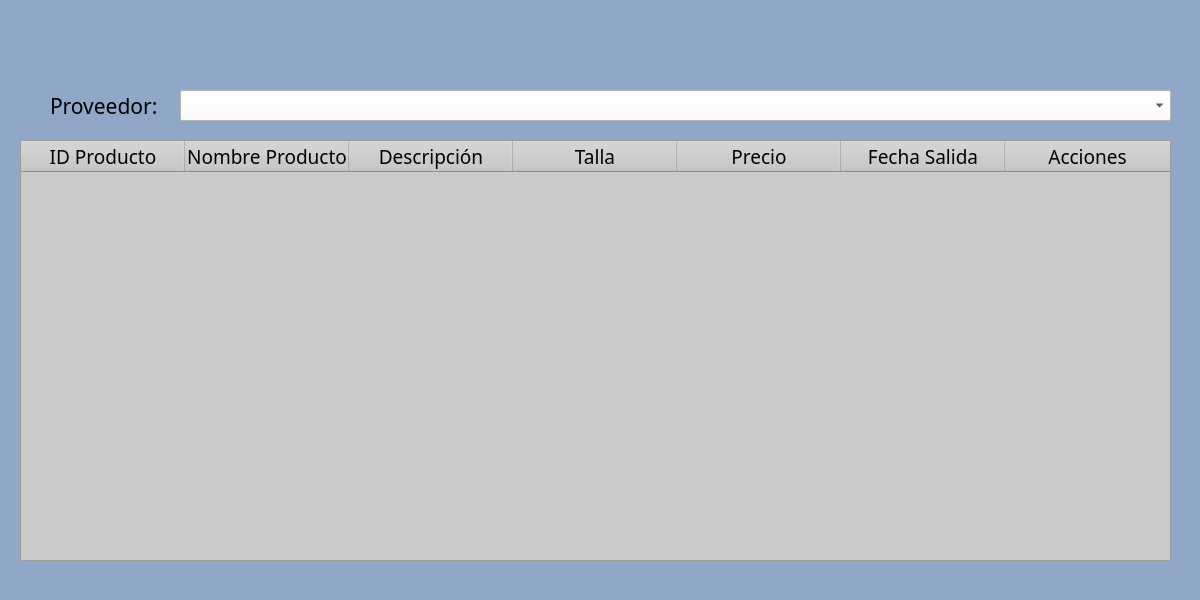
<?xml version="1.0" encoding="UTF-8"?>
<ui version="4.0">
 <class>ConsultarEditarEliminarProductosWindow</class>
 <widget class="QWidget" name="ConsultarEditarEliminarProductosWindow">
  <property name="geometry">
   <rect>
    <x>0</x>
    <y>0</y>
    <width>1200</width>
    <height>600</height>
   </rect>
  </property>
  <property name="windowTitle">
   <string>Consultar/Editar/Eliminar Productos</string>
  </property>
  <widget class="QFrame" name="frame">
   <property name="geometry">
    <rect>
     <x>0</x>
     <y>0</y>
     <width>1200</width>
     <height>600</height>
    </rect>
   </property>
   <property name="font">
    <font>
     <family>Arial Rounded MT Bold</family>
     <pointsize>16</pointsize>
    </font>
   </property>
   <property name="styleSheet">
    <string notr="true">color: rgb(2, 2, 2);
background-color: qlineargradient(spread:pad, x1:0, y1:0, x2:0, y2:1, stop:0 rgba(255, 0, 0, 255), stop:0.339795 rgba(255, 0, 0, 255), stop:0.339799 rgba(255, 255, 255, 255), stop:0.662444 rgba(255, 255, 255, 255), stop:0.662469 rgba(0, 0, 255, 255), stop:1 rgba(0, 0, 255, 255));
background-color: rgb(144, 167, 200);</string>
   </property>
   <widget class="QLabel" name="labelProveedor">
    <property name="geometry">
     <rect>
      <x>50</x>
      <y>90</y>
      <width>111</width>
      <height>31</height>
     </rect>
    </property>
    <property name="font">
     <font>
      <family>Arial Rounded MT Bold</family>
      <pointsize>16</pointsize>
     </font>
    </property>
    <property name="text">
     <string>Proveedor:</string>
    </property>
   </widget>
   <widget class="QComboBox" name="comboBoxProveedor">
    <property name="geometry">
     <rect>
      <x>180</x>
      <y>90</y>
      <width>991</width>
      <height>31</height>
     </rect>
    </property>
    <property name="font">
     <font>
      <family>Arial Rounded MT Bold</family>
      <pointsize>16</pointsize>
     </font>
    </property>
    <property name="styleSheet">
     <string notr="true">background-color: rgb(255, 255, 255);</string>
    </property>
   </widget>
   <widget class="QTableWidget" name="tableWidgetProductos">
    <property name="geometry">
     <rect>
      <x>20</x>
      <y>140</y>
      <width>1151</width>
      <height>421</height>
     </rect>
    </property>
    <property name="font">
     <font>
      <family>Arial Rounded MT Bold</family>
      <pointsize>12</pointsize>
     </font>
    </property>
    <property name="styleSheet">
     <string notr="true">background-color: rgb(202, 202, 202);</string>
    </property>
    <attribute name="horizontalHeaderCascadingSectionResizes">
     <bool>true</bool>
    </attribute>
    <attribute name="horizontalHeaderMinimumSectionSize">
     <number>50</number>
    </attribute>
    <attribute name="horizontalHeaderDefaultSectionSize">
     <number>164</number>
    </attribute>
    <attribute name="horizontalHeaderStretchLastSection">
     <bool>true</bool>
    </attribute>
    <attribute name="verticalHeaderCascadingSectionResizes">
     <bool>false</bool>
    </attribute>
    <attribute name="verticalHeaderMinimumSectionSize">
     <number>60</number>
    </attribute>
    <attribute name="verticalHeaderDefaultSectionSize">
     <number>60</number>
    </attribute>
    <column>
     <property name="text">
      <string>ID Producto</string>
     </property>
     <property name="font">
      <font>
       <family>Arial Rounded MT Bold</family>
       <pointsize>14</pointsize>
      </font>
     </property>
     <property name="background">
      <color>
       <red>255</red>
       <green>255</green>
       <blue>255</blue>
      </color>
     </property>
    </column>
    <column>
     <property name="text">
      <string>Nombre Producto</string>
     </property>
     <property name="font">
      <font>
       <family>Arial Rounded MT Bold</family>
       <pointsize>14</pointsize>
      </font>
     </property>
     <property name="background">
      <color>
       <red>255</red>
       <green>255</green>
       <blue>255</blue>
      </color>
     </property>
    </column>
    <column>
     <property name="text">
      <string>Descripción</string>
     </property>
     <property name="font">
      <font>
       <family>Arial Rounded MT Bold</family>
       <pointsize>14</pointsize>
      </font>
     </property>
     <property name="background">
      <color>
       <red>255</red>
       <green>255</green>
       <blue>255</blue>
      </color>
     </property>
    </column>
    <column>
     <property name="text">
      <string>Talla</string>
     </property>
     <property name="font">
      <font>
       <family>Arial Rounded MT Bold</family>
       <pointsize>14</pointsize>
      </font>
     </property>
     <property name="background">
      <color>
       <red>255</red>
       <green>255</green>
       <blue>255</blue>
      </color>
     </property>
    </column>
    <column>
     <property name="text">
      <string>Precio</string>
     </property>
     <property name="font">
      <font>
       <family>Arial Rounded MT Bold</family>
       <pointsize>14</pointsize>
      </font>
     </property>
     <property name="background">
      <color>
       <red>255</red>
       <green>255</green>
       <blue>255</blue>
      </color>
     </property>
    </column>
    <column>
     <property name="text">
      <string>Fecha Salida</string>
     </property>
     <property name="font">
      <font>
       <family>Arial Rounded MT Bold</family>
       <pointsize>14</pointsize>
      </font>
     </property>
     <property name="background">
      <color>
       <red>255</red>
       <green>255</green>
       <blue>255</blue>
      </color>
     </property>
    </column>
    <column>
     <property name="text">
      <string>Acciones</string>
     </property>
     <property name="font">
      <font>
       <family>Arial Rounded MT Bold</family>
       <pointsize>14</pointsize>
      </font>
     </property>
     <property name="background">
      <color>
       <red>255</red>
       <green>255</green>
       <blue>255</blue>
      </color>
     </property>
    </column>
   </widget>
   <widget class="QLabel" name="regresar">
    <property name="geometry">
     <rect>
      <x>0</x>
      <y>0</y>
      <width>90</width>
      <height>90</height>
     </rect>
    </property>
    <property name="font">
     <font>
      <family>Arial Rounded MT Bold</family>
      <pointsize>16</pointsize>
     </font>
    </property>
    <property name="styleSheet">
     <string>
        QLabel {
            font-family: &quot;Arial Rounded MT Bold&quot;;
            font-size: 16pt;
            border-radius: 10px;
        }
        QLabel:hover {
            background-color: #ccc;
        }
        QLabel:pressed {
            background-color: #aaa;
        }
     </string>
    </property>
    <property name="text">
     <string/>
    </property>
    <property name="pixmap">
     <pixmap>../flecha.png</pixmap>
    </property>
    <property name="scaledContents">
     <bool>true</bool>
    </property>
   </widget>
  </widget>
 </widget>
 <resources/>
 <connections/>
</ui>
